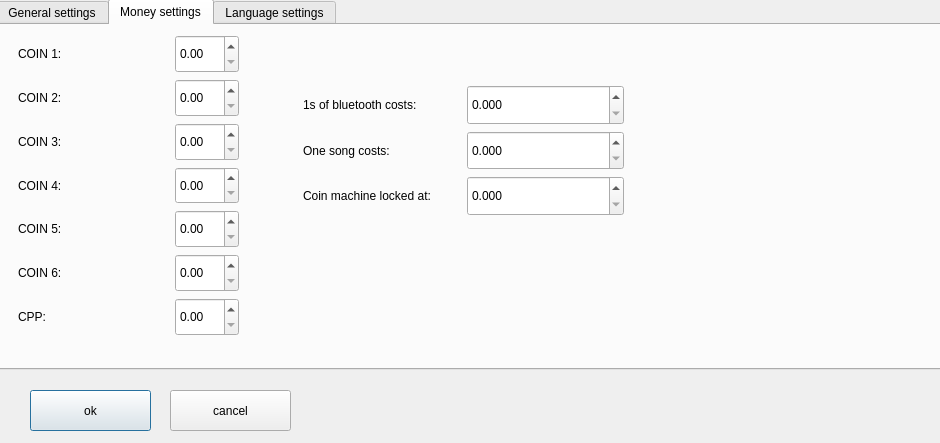
<?xml version="1.0" encoding="UTF-8"?>
<ui version="4.0">
 <class>Settings</class>
 <widget class="QDialog" name="Settings">
  <property name="geometry">
   <rect>
    <x>0</x>
    <y>0</y>
    <width>940</width>
    <height>443</height>
   </rect>
  </property>
  <property name="windowTitle">
   <string>Dialog</string>
  </property>
  <widget class="QPushButton" name="okButton">
   <property name="geometry">
    <rect>
     <x>30</x>
     <y>390</y>
     <width>121</width>
     <height>41</height>
    </rect>
   </property>
   <property name="text">
    <string>ok</string>
   </property>
  </widget>
  <widget class="QPushButton" name="cancelButton">
   <property name="geometry">
    <rect>
     <x>170</x>
     <y>390</y>
     <width>121</width>
     <height>41</height>
    </rect>
   </property>
   <property name="text">
    <string>cancel</string>
   </property>
  </widget>
  <widget class="QTabWidget" name="tabWidget">
   <property name="geometry">
    <rect>
     <x>-4</x>
     <y>-1</y>
     <width>951</width>
     <height>371</height>
    </rect>
   </property>
   <property name="currentIndex">
    <number>1</number>
   </property>
   <widget class="QWidget" name="tab">
    <attribute name="title">
     <string>General settings</string>
    </attribute>
    <widget class="QLineEdit" name="moneyServerAddress">
     <property name="geometry">
      <rect>
       <x>30</x>
       <y>300</y>
       <width>541</width>
       <height>31</height>
      </rect>
     </property>
    </widget>
    <widget class="QWidget" name="gridLayoutWidget">
     <property name="geometry">
      <rect>
       <x>30</x>
       <y>20</y>
       <width>891</width>
       <height>211</height>
      </rect>
     </property>
     <layout class="QGridLayout" name="gridLayout" rowstretch="5,1,5,1,5" columnstretch="2,2,1,2,2">
      <item row="4" column="4">
       <widget class="QCheckBox" name="bluetoothEnabledCheckBox">
        <property name="sizePolicy">
         <sizepolicy hsizetype="Minimum" vsizetype="Preferred">
          <horstretch>0</horstretch>
          <verstretch>0</verstretch>
         </sizepolicy>
        </property>
        <property name="text">
         <string/>
        </property>
        <property name="checked">
         <bool>true</bool>
        </property>
       </widget>
      </item>
      <item row="4" column="3">
       <widget class="QLabel" name="label_14">
        <property name="text">
         <string>Bluetooth enabled:</string>
        </property>
       </widget>
      </item>
      <item row="2" column="3">
       <widget class="QLabel" name="label_13">
        <property name="text">
         <string>Song times visible:</string>
        </property>
       </widget>
      </item>
      <item row="0" column="1">
       <widget class="QComboBox" name="timeZoneCombobox">
        <property name="sizePolicy">
         <sizepolicy hsizetype="Preferred" vsizetype="Minimum">
          <horstretch>0</horstretch>
          <verstretch>0</verstretch>
         </sizepolicy>
        </property>
        <item>
         <property name="text">
          <string>UTC</string>
         </property>
        </item>
        <item>
         <property name="text">
          <string>Europe/Budapest</string>
         </property>
        </item>
        <item>
         <property name="text">
          <string>Europe/Bratislava</string>
         </property>
        </item>
        <item>
         <property name="text">
          <string>Europe/London</string>
         </property>
        </item>
       </widget>
      </item>
      <item row="0" column="4">
       <widget class="QComboBox" name="viewTypeComboBox">
        <property name="sizePolicy">
         <sizepolicy hsizetype="Preferred" vsizetype="MinimumExpanding">
          <horstretch>0</horstretch>
          <verstretch>0</verstretch>
         </sizepolicy>
        </property>
        <item>
         <property name="text">
          <string>Genre based</string>
         </property>
        </item>
        <item>
         <property name="text">
          <string>Alphabetical</string>
         </property>
        </item>
       </widget>
      </item>
      <item row="3" column="1">
       <spacer name="verticalSpacer_2">
        <property name="orientation">
         <enum>Qt::Vertical</enum>
        </property>
        <property name="sizeHint" stdset="0">
         <size>
          <width>131</width>
          <height>13</height>
         </size>
        </property>
       </spacer>
      </item>
      <item row="1" column="1">
       <spacer name="verticalSpacer">
        <property name="orientation">
         <enum>Qt::Vertical</enum>
        </property>
        <property name="sizeHint" stdset="0">
         <size>
          <width>131</width>
          <height>13</height>
         </size>
        </property>
       </spacer>
      </item>
      <item row="2" column="4">
       <widget class="QCheckBox" name="songTimeCheckBox">
        <property name="sizePolicy">
         <sizepolicy hsizetype="Minimum" vsizetype="Preferred">
          <horstretch>0</horstretch>
          <verstretch>0</verstretch>
         </sizepolicy>
        </property>
        <property name="text">
         <string/>
        </property>
        <property name="checked">
         <bool>true</bool>
        </property>
       </widget>
      </item>
      <item row="0" column="3">
       <widget class="QLabel" name="label_12">
        <property name="text">
         <string>View type:</string>
        </property>
       </widget>
      </item>
      <item row="0" column="0">
       <widget class="QLabel" name="timeZoneLabel">
        <property name="text">
         <string>Time zone selection:</string>
        </property>
       </widget>
      </item>
      <item row="0" column="2">
       <spacer name="horizontalSpacer">
        <property name="orientation">
         <enum>Qt::Horizontal</enum>
        </property>
        <property name="sizeHint" stdset="0">
         <size>
          <width>40</width>
          <height>20</height>
         </size>
        </property>
       </spacer>
      </item>
      <item row="2" column="1">
       <widget class="QComboBox" name="currencyCombobox">
        <property name="sizePolicy">
         <sizepolicy hsizetype="Preferred" vsizetype="Minimum">
          <horstretch>0</horstretch>
          <verstretch>0</verstretch>
         </sizepolicy>
        </property>
        <item>
         <property name="text">
          <string>EUR</string>
         </property>
        </item>
        <item>
         <property name="text">
          <string>HUF</string>
         </property>
        </item>
       </widget>
      </item>
      <item row="2" column="0">
       <widget class="QLabel" name="label">
        <property name="text">
         <string>Currency:</string>
        </property>
       </widget>
      </item>
     </layout>
    </widget>
    <widget class="QLabel" name="label_2">
     <property name="geometry">
      <rect>
       <x>40</x>
       <y>270</y>
       <width>211</width>
       <height>16</height>
      </rect>
     </property>
     <property name="text">
      <string>Money tracking server address:</string>
     </property>
    </widget>
   </widget>
   <widget class="QWidget" name="tab_2">
    <attribute name="title">
     <string>Money settings</string>
    </attribute>
    <widget class="QWidget" name="layoutWidget">
     <property name="geometry">
      <rect>
       <x>20</x>
       <y>10</y>
       <width>221</width>
       <height>301</height>
      </rect>
     </property>
     <layout class="QGridLayout" name="gridLayout_2" rowstretch="0,0,0,0,0,0,0" columnstretch="1,0">
      <item row="2" column="0">
       <widget class="QLabel" name="label_3">
        <property name="text">
         <string>COIN 3:</string>
        </property>
       </widget>
      </item>
      <item row="3" column="0">
       <widget class="QLabel" name="label_4">
        <property name="text">
         <string>COIN 4:</string>
        </property>
       </widget>
      </item>
      <item row="3" column="1">
       <widget class="QDoubleSpinBox" name="coin4value">
        <property name="sizePolicy">
         <sizepolicy hsizetype="Minimum" vsizetype="Preferred">
          <horstretch>0</horstretch>
          <verstretch>0</verstretch>
         </sizepolicy>
        </property>
        <property name="maximum">
         <double>999.990000000000009</double>
        </property>
       </widget>
      </item>
      <item row="4" column="0">
       <widget class="QLabel" name="label_5">
        <property name="text">
         <string>COIN 5:</string>
        </property>
       </widget>
      </item>
      <item row="4" column="1">
       <widget class="QDoubleSpinBox" name="coin5value">
        <property name="sizePolicy">
         <sizepolicy hsizetype="Minimum" vsizetype="Preferred">
          <horstretch>0</horstretch>
          <verstretch>0</verstretch>
         </sizepolicy>
        </property>
        <property name="maximum">
         <double>999.990000000000009</double>
        </property>
       </widget>
      </item>
      <item row="5" column="0">
       <widget class="QLabel" name="label_6">
        <property name="text">
         <string>COIN 6:</string>
        </property>
       </widget>
      </item>
      <item row="5" column="1">
       <widget class="QDoubleSpinBox" name="coin6value">
        <property name="sizePolicy">
         <sizepolicy hsizetype="Minimum" vsizetype="Preferred">
          <horstretch>0</horstretch>
          <verstretch>0</verstretch>
         </sizepolicy>
        </property>
        <property name="maximum">
         <double>999.990000000000009</double>
        </property>
       </widget>
      </item>
      <item row="6" column="0">
       <widget class="QLabel" name="label_7">
        <property name="text">
         <string>CPP:</string>
        </property>
       </widget>
      </item>
      <item row="6" column="1">
       <widget class="QDoubleSpinBox" name="cppValue">
        <property name="sizePolicy">
         <sizepolicy hsizetype="Minimum" vsizetype="Preferred">
          <horstretch>0</horstretch>
          <verstretch>0</verstretch>
         </sizepolicy>
        </property>
        <property name="maximum">
         <double>999.990000000000009</double>
        </property>
       </widget>
      </item>
      <item row="0" column="0">
       <widget class="QLabel" name="label_8">
        <property name="text">
         <string>COIN 1:</string>
        </property>
       </widget>
      </item>
      <item row="0" column="1">
       <widget class="QDoubleSpinBox" name="coin1value">
        <property name="sizePolicy">
         <sizepolicy hsizetype="Minimum" vsizetype="Preferred">
          <horstretch>0</horstretch>
          <verstretch>0</verstretch>
         </sizepolicy>
        </property>
        <property name="maximum">
         <double>999.990000000000009</double>
        </property>
       </widget>
      </item>
      <item row="2" column="1">
       <widget class="QDoubleSpinBox" name="coin3value">
        <property name="sizePolicy">
         <sizepolicy hsizetype="Minimum" vsizetype="Preferred">
          <horstretch>0</horstretch>
          <verstretch>0</verstretch>
         </sizepolicy>
        </property>
        <property name="maximum">
         <double>999.990000000000009</double>
        </property>
       </widget>
      </item>
      <item row="1" column="0">
       <widget class="QLabel" name="label_9">
        <property name="text">
         <string>COIN 2:</string>
        </property>
       </widget>
      </item>
      <item row="1" column="1">
       <widget class="QDoubleSpinBox" name="coin2value">
        <property name="sizePolicy">
         <sizepolicy hsizetype="Minimum" vsizetype="Preferred">
          <horstretch>0</horstretch>
          <verstretch>0</verstretch>
         </sizepolicy>
        </property>
        <property name="maximum">
         <double>999.990000000000009</double>
        </property>
       </widget>
      </item>
     </layout>
    </widget>
    <widget class="QWidget" name="layoutWidget">
     <property name="geometry">
      <rect>
       <x>305</x>
       <y>60</y>
       <width>321</width>
       <height>131</height>
      </rect>
     </property>
     <layout class="QGridLayout" name="gridLayout_3">
      <item row="0" column="0">
       <widget class="QLabel" name="label_10">
        <property name="text">
         <string>1s of bluetooth costs:</string>
        </property>
       </widget>
      </item>
      <item row="0" column="1">
       <widget class="QDoubleSpinBox" name="secondCostsValue">
        <property name="sizePolicy">
         <sizepolicy hsizetype="Minimum" vsizetype="Preferred">
          <horstretch>0</horstretch>
          <verstretch>0</verstretch>
         </sizepolicy>
        </property>
        <property name="decimals">
         <number>3</number>
        </property>
        <property name="maximum">
         <double>999.990000000000009</double>
        </property>
       </widget>
      </item>
      <item row="1" column="0">
       <widget class="QLabel" name="label_11">
        <property name="text">
         <string>One song costs:</string>
        </property>
       </widget>
      </item>
      <item row="1" column="1">
       <widget class="QDoubleSpinBox" name="songCostsValue">
        <property name="sizePolicy">
         <sizepolicy hsizetype="Minimum" vsizetype="Preferred">
          <horstretch>0</horstretch>
          <verstretch>0</verstretch>
         </sizepolicy>
        </property>
        <property name="decimals">
         <number>3</number>
        </property>
        <property name="maximum">
         <double>999.990000000000009</double>
        </property>
       </widget>
      </item>
      <item row="2" column="0">
       <widget class="QLabel" name="label_15">
        <property name="text">
         <string>Coin machine locked at:</string>
        </property>
       </widget>
      </item>
      <item row="2" column="1">
       <widget class="QDoubleSpinBox" name="coinLockLevel">
        <property name="sizePolicy">
         <sizepolicy hsizetype="Minimum" vsizetype="Preferred">
          <horstretch>0</horstretch>
          <verstretch>0</verstretch>
         </sizepolicy>
        </property>
        <property name="decimals">
         <number>3</number>
        </property>
        <property name="maximum">
         <double>100000.000000000000000</double>
        </property>
       </widget>
      </item>
     </layout>
    </widget>
   </widget>
   <widget class="QWidget" name="tab_3">
    <attribute name="title">
     <string>Language settings</string>
    </attribute>
    <widget class="QTableWidget" name="availableLanguagesWidget">
     <property name="geometry">
      <rect>
       <x>560</x>
       <y>50</y>
       <width>291</width>
       <height>221</height>
      </rect>
     </property>
     <property name="columnCount">
      <number>1</number>
     </property>
     <attribute name="horizontalHeaderCascadingSectionResizes">
      <bool>true</bool>
     </attribute>
     <attribute name="horizontalHeaderDefaultSectionSize">
      <number>150</number>
     </attribute>
     <attribute name="horizontalHeaderStretchLastSection">
      <bool>true</bool>
     </attribute>
     <attribute name="verticalHeaderVisible">
      <bool>false</bool>
     </attribute>
     <attribute name="verticalHeaderDefaultSectionSize">
      <number>30</number>
     </attribute>
     <attribute name="verticalHeaderMinimumSectionSize">
      <number>19</number>
     </attribute>
     <column>
      <property name="text">
       <string>Language</string>
      </property>
     </column>
    </widget>
    <widget class="QLabel" name="label_16">
     <property name="geometry">
      <rect>
       <x>570</x>
       <y>20</y>
       <width>231</width>
       <height>16</height>
      </rect>
     </property>
     <property name="text">
      <string>Available languages:</string>
     </property>
    </widget>
    <widget class="QWidget" name="layoutWidget">
     <property name="geometry">
      <rect>
       <x>20</x>
       <y>130</y>
       <width>411</width>
       <height>71</height>
      </rect>
     </property>
     <layout class="QHBoxLayout" name="horizontalLayout">
      <item>
       <widget class="QLabel" name="languageSelectionLabel">
        <property name="text">
         <string>Actual selected language</string>
        </property>
       </widget>
      </item>
      <item>
       <widget class="QComboBox" name="languageCombobox">
        <property name="sizePolicy">
         <sizepolicy hsizetype="Preferred" vsizetype="Minimum">
          <horstretch>0</horstretch>
          <verstretch>0</verstretch>
         </sizepolicy>
        </property>
       </widget>
      </item>
     </layout>
    </widget>
   </widget>
  </widget>
 </widget>
 <resources/>
 <connections/>
</ui>
